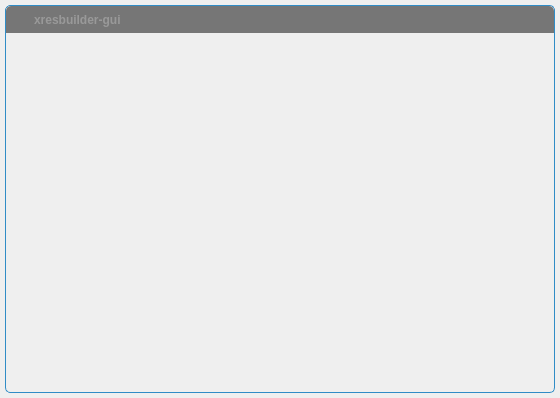
<?xml version="1.0" encoding="UTF-8"?>
<ui version="4.0">
 <class>FramelessWindow</class>
 <widget class="QWidget" name="FramelessWindow">
  <property name="geometry">
   <rect>
    <x>0</x>
    <y>0</y>
    <width>560</width>
    <height>398</height>
   </rect>
  </property>
  <property name="windowTitle">
   <string/>
  </property>
  <property name="autoFillBackground">
   <bool>false</bool>
  </property>
  <layout class="QVBoxLayout" name="verticalLayout_2">
   <property name="spacing">
    <number>0</number>
   </property>
   <property name="leftMargin">
    <number>5</number>
   </property>
   <property name="topMargin">
    <number>5</number>
   </property>
   <property name="rightMargin">
    <number>5</number>
   </property>
   <property name="bottomMargin">
    <number>5</number>
   </property>
   <item>
    <widget class="QWidget" name="windowFrame" native="true">
     <property name="autoFillBackground">
      <bool>false</bool>
     </property>
     <property name="styleSheet">
      <string notr="true">#windowFrame{border:1px solid palette(highlight); border-radius:5px 5px 5px 5px; background-color:palette(Window);}</string>
     </property>
     <layout class="QVBoxLayout" name="verticalLayout">
      <property name="spacing">
       <number>0</number>
      </property>
      <property name="leftMargin">
       <number>1</number>
      </property>
      <property name="topMargin">
       <number>1</number>
      </property>
      <property name="rightMargin">
       <number>1</number>
      </property>
      <property name="bottomMargin">
       <number>1</number>
      </property>
      <item>
       <widget class="WindowDragger" name="windowTitlebar" native="true">
        <property name="sizePolicy">
         <sizepolicy hsizetype="Preferred" vsizetype="Fixed">
          <horstretch>0</horstretch>
          <verstretch>0</verstretch>
         </sizepolicy>
        </property>
        <property name="minimumSize">
         <size>
          <width>0</width>
          <height>0</height>
         </size>
        </property>
        <property name="autoFillBackground">
         <bool>false</bool>
        </property>
        <property name="styleSheet">
         <string notr="true">#windowTitlebar{border: 0px none palette(base); border-top-left-radius:5px; border-top-right-radius:5px; background-color:palette(shadow); height:20px;}</string>
        </property>
        <layout class="QHBoxLayout" name="horizontalLayout" stretch="0,0,1,0,0,0,0">
         <property name="spacing">
          <number>0</number>
         </property>
         <property name="leftMargin">
          <number>0</number>
         </property>
         <property name="topMargin">
          <number>0</number>
         </property>
         <property name="rightMargin">
          <number>0</number>
         </property>
         <property name="bottomMargin">
          <number>0</number>
         </property>
         <item>
          <widget class="QLabel" name="spacer">
           <property name="minimumSize">
            <size>
             <width>4</width>
             <height>0</height>
            </size>
           </property>
           <property name="maximumSize">
            <size>
             <width>4</width>
             <height>16777215</height>
            </size>
           </property>
          </widget>
         </item>
         <item>
          <widget class="QLabel" name="icon">
           <property name="minimumSize">
            <size>
             <width>16</width>
             <height>16</height>
            </size>
           </property>
           <property name="maximumSize">
            <size>
             <width>16</width>
             <height>16</height>
            </size>
           </property>
           <property name="contextMenuPolicy">
            <enum>Qt::NoContextMenu</enum>
           </property>
           <property name="styleSheet">
            <string notr="true">#icon {background-color:palette(shadow);}</string>
           </property>
          </widget>
         </item>
         <item>
          <widget class="QLabel" name="titleText">
           <property name="font">
            <font>
             <weight>75</weight>
             <bold>true</bold>
            </font>
           </property>
           <property name="styleSheet">
            <string notr="true">  padding-left:5px;
  color:rgb(153,153,153);</string>
           </property>
           <property name="text">
            <string>xresbuilder-gui</string>
           </property>
           <property name="alignment">
            <set>Qt::AlignLeading|Qt::AlignLeft|Qt::AlignVCenter</set>
           </property>
          </widget>
         </item>
         <item>
          <widget class="QToolButton" name="minimizeButton">
           <property name="font">
            <font>
             <weight>75</weight>
             <bold>true</bold>
            </font>
           </property>
           <property name="styleSheet">
            <string notr="true">#minimizeButton{
  background-color:none;
  border:none;
  width:16px;
  height:16px;
  padding:4px;
  image:url(:/images/icon_window_minimize.png);
}
#minimizeButton:hover{
  background-color:palette(alternate-base);
}
#minimizeButton:pressed{
  background-color:palette(highlight);
}</string>
           </property>
           <property name="text">
            <string/>
           </property>
          </widget>
         </item>
         <item>
          <widget class="QToolButton" name="restoreButton">
           <property name="styleSheet">
            <string notr="true">#restoreButton{
  background-color:none;
  border:none;
  width:16px;
  height:16px;
  padding:4px;
  image:url(:/images/icon_window_restore.png);
}
#restoreButton:hover{
  background-color:palette(alternate-base);
}
#restoreButton:pressed{
  background-color:palette(highlight);
}</string>
           </property>
           <property name="text">
            <string/>
           </property>
          </widget>
         </item>
         <item>
          <widget class="QToolButton" name="maximizeButton">
           <property name="styleSheet">
            <string notr="true">#maximizeButton{
  background-color:none;
  border:none;
  width:16px;
  height:16px;
  padding:4px;
  image:url(:/images/icon_window_maximize.png);
}
#maximizeButton:hover{
  background-color:palette(alternate-base);
}
##maximizeButton:pressed{
  background-color:palette(highlight);
}</string>
           </property>
           <property name="text">
            <string/>
           </property>
          </widget>
         </item>
         <item>
          <widget class="QToolButton" name="closeButton">
           <property name="font">
            <font>
             <weight>75</weight>
             <bold>true</bold>
            </font>
           </property>
           <property name="styleSheet">
            <string notr="true">#closeButton{
  background-color:none;
  border:none;
  width:16px;
  height:16px;
  padding:4px;
  image:url(:/images/icon_window_close.png);
  border-top-right-radius: 5px;
}
#closeButton:hover{
  background-color:palette(alternate-base);
}
##closeButton:pressed{
  background-color:palette(highlight);
}</string>
           </property>
          </widget>
         </item>
        </layout>
       </widget>
      </item>
      <item>
       <widget class="QWidget" name="windowContent" native="true">
        <property name="autoFillBackground">
         <bool>false</bool>
        </property>
        <property name="styleSheet">
         <string notr="true">#windowContent{
  border: 0px none palette(base);
  border-radius:0px 0px 5px 5px;
}</string>
        </property>
        <layout class="QVBoxLayout" name="verticalLayout_3">
         <property name="spacing">
          <number>0</number>
         </property>
         <property name="leftMargin">
          <number>0</number>
         </property>
         <property name="topMargin">
          <number>0</number>
         </property>
         <property name="rightMargin">
          <number>0</number>
         </property>
         <property name="bottomMargin">
          <number>0</number>
         </property>
        </layout>
       </widget>
      </item>
     </layout>
    </widget>
   </item>
  </layout>
 </widget>
 <layoutdefault spacing="6" margin="11"/>
 <customwidgets>
  <customwidget>
   <class>WindowDragger</class>
   <extends>QWidget</extends>
   <header>windowdragger.h</header>
   <container>1</container>
  </customwidget>
 </customwidgets>
 <resources/>
 <connections/>
</ui>
